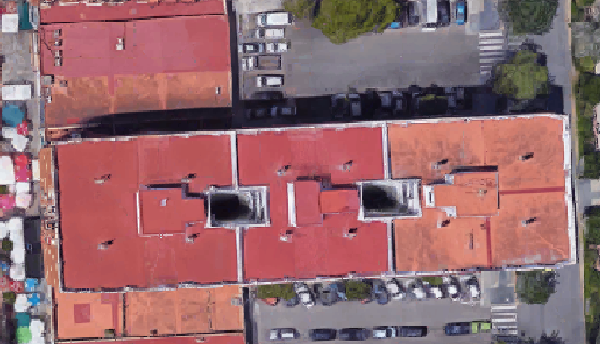
#> input picture Detection/img/im4 - Copie.tif, 600 x 344 px
$ python -i OpMorphologique.py   (imports and definitions only)
#> lines starting #> are read from the running program, lines starting #| are printed output that depends on the picture; after the words box and inside, x2 and y2 are one past the last pixel; in counts of white or black regions, pixels touching at a corner belong together
import cv2
import numpy as np
from matplotlib import pyplot as plt

def morphologique(img):

#> called with img = '../Detection/img/im4 - Copie.tif'
    frame = cv2.imread(img)
#> frame is the input picture: shape (344, 600, 3); mean B, G, R 109.2, 104.7, 148
    fichier = open("Traitement/etapesTraitement.txt", "w")
    frame1 = cv2.cvtColor(frame, cv2.COLOR_BGR2RGB)
    l = ['<b style = color:blue;>Appliquer des opérations morphologiques<b>',"lecture d'image"  ]
    l.append("Transfomation de RGB vers HSV")
    hsv = cv2.cvtColor(frame, cv2.COLOR_BGR2HSV)
#> hsv: shape (344, 600, 3); mean H, S, V 109.7, 82.7, 152.2
    l.append("Transfomation de RGB vers HSV")
    lower_red = np.array([20,100,50])
    upper_red = np.array([170,255,150])
    l.append("Definir un seuil min et max pour le masque")

    #filtre

    mask = cv2.inRange(hsv, lower_red, upper_red)
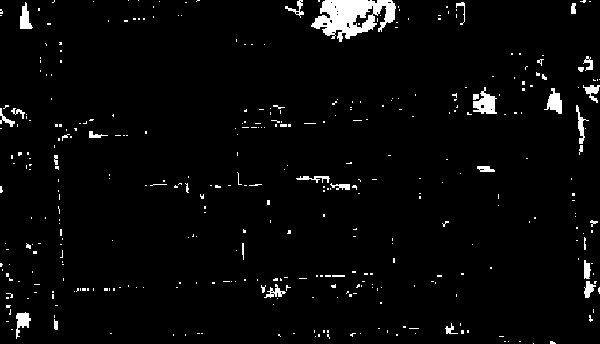
#> mask: shape (344, 600); 3.2% white; 383 white regions (345 under 20 px), largest, box (x1, y1, x2, y2) and area: (311, 0, 396, 42) 2069, (473, 87, 497, 114) 357, (544, 88, 562, 114) 254
    l.append("Création de masque")
    res = cv2.bitwise_and(frame, frame, mask = mask)
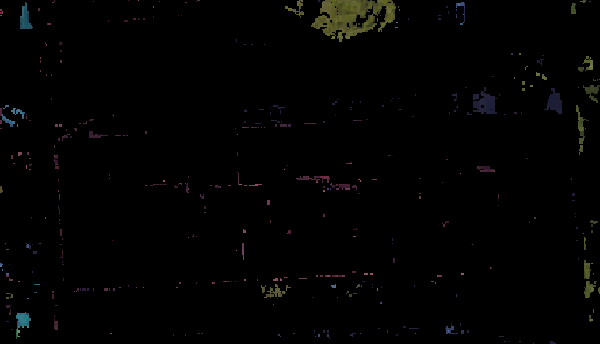
#> res: shape (344, 600, 3); mean B, G, R 1.8, 2.2, 2.3
    l.append("Applique le masque sur l'image originale")

    #transformations morphologiques
    kernel = np.ones((5,5) ,np.uint8)

    erosion = cv2.erode(mask, kernel, iterations = 1)
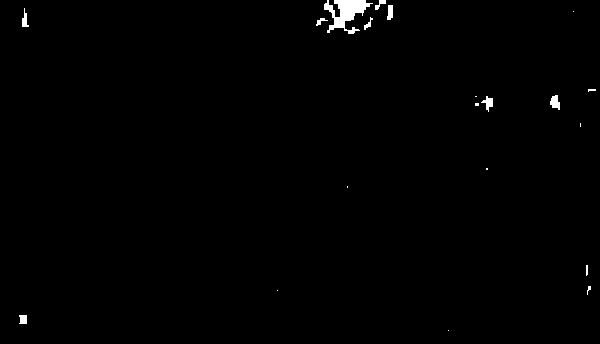
#> erosion: shape (344, 600); 0.68% white; 20 white regions (10 under 20 px), largest, box (x1, y1, x2, y2) and area: (324, 0, 373, 34) 778, (550, 95, 560, 110) 102, (481, 96, 493, 112) 90
    dilation = cv2.dilate(mask, kernel, iterations = 1)
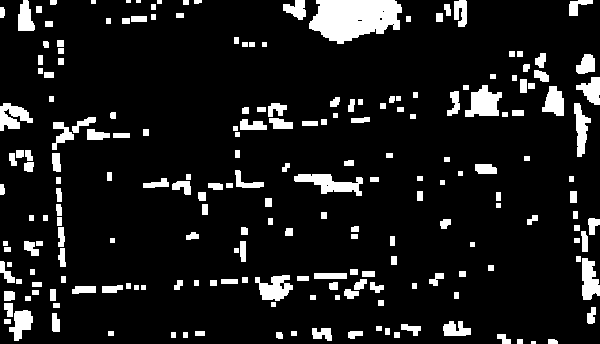
#> dilation: shape (344, 600); 10.6% white; 209 white regions (3 under 20 px), largest, box (x1, y1, x2, y2) and area: (309, 0, 402, 44) 2994, (294, 174, 363, 196) 762, (465, 85, 502, 117) 749

    opening = cv2.morphologyEx(mask, cv2.MORPH_OPEN, kernel)
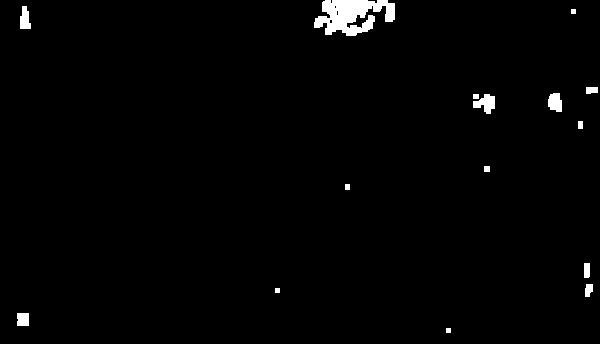
#> opening: shape (344, 600); 1.5% white; 15 white regions, largest, box (x1, y1, x2, y2) and area: (314, 0, 395, 36) 1827, (473, 94, 495, 114) 266, (548, 93, 562, 112) 218
    closing = cv2.morphologyEx(mask, cv2.MORPH_CLOSE, kernel)
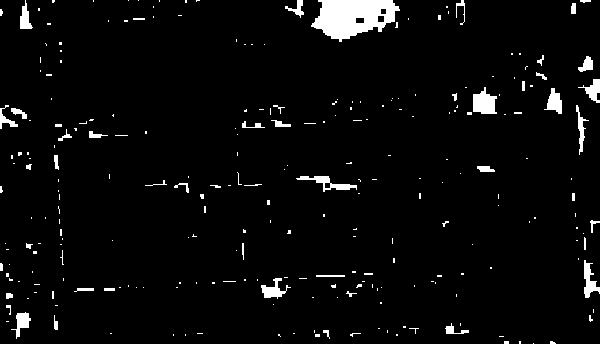
#> closing: shape (344, 600); 3.8% white; 258 white regions (208 under 20 px), largest, box (x1, y1, x2, y2) and area: (311, 0, 400, 42) 2431, (473, 87, 497, 114) 448, (296, 176, 357, 192) 320
    l.append("Applique les transformation morphologique sur l'image masqué")

    l.append("Affichage de résultats")

    fichier.write(str(len(l))+"\n")

    for i in l:
        fichier.write(str(i)+"\n")
    fichier.close()

    plt.subplot(2,3,1),plt.imshow(frame1)
    plt.title('Original'), plt.xticks([]), plt.yticks([])
    plt.subplot(2,3,2),plt.imshow(res,cmap = 'hsv')
    plt.title('Image filtré'), plt.xticks([]), plt.yticks([])
    plt.subplot(2,3,3),plt.imshow(erosion,cmap = 'gray')
    plt.title('Erosion'), plt.xticks([]), plt.yticks([])
    plt.subplot(2,3,4),plt.imshow(dilation,cmap = 'gray')
    plt.title('Dilation'), plt.xticks([]), plt.yticks([])
    plt.subplot(2,3,5),plt.imshow(opening,cmap = 'gray')
    plt.title('Opening'), plt.xticks([]), plt.yticks([])
    plt.subplot(2,3,6),plt.imshow(closing,cmap = 'gray')
    plt.title('Closing'), plt.xticks([]), plt.yticks([])
    plt.show()
#> figure, not shown here; B, G, R data is drawn as R, G, B

>>> result = morphologique('../Detection/img/im4 - Copie.tif')

$ run again, on Detection/img/im4.tif
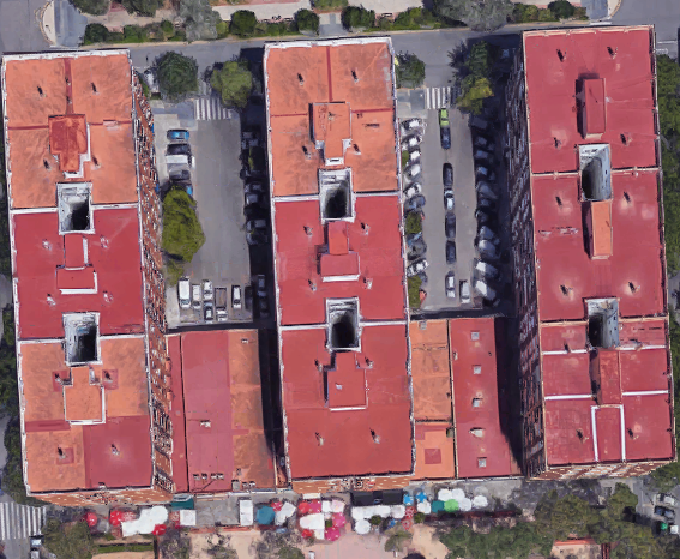
#> input picture Detection/img/im4.tif, 680 x 559 px
#> in morphologique, frame is the input picture: shape (559, 680, 3); mean B, G, R 105.5, 100.2, 143.9
#> hsv: shape (559, 680, 3); mean H, S, V 111.1, 84, 147.5
#> in morphologique, `mask = cv2.inRange(hsv, lower_red, upper_red)`:
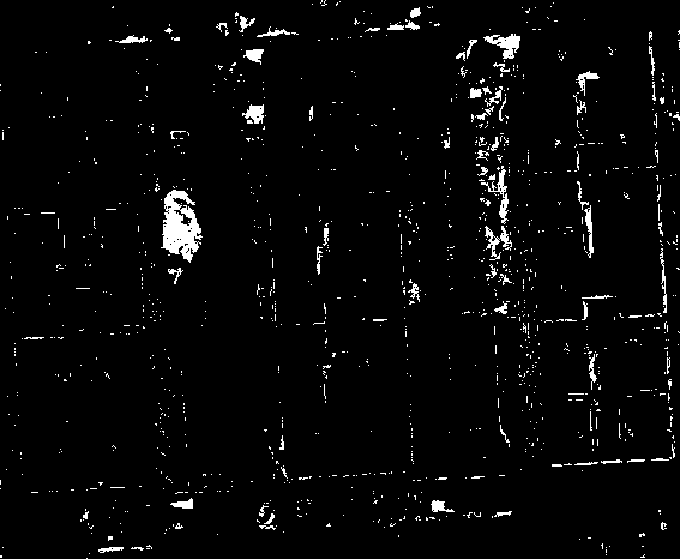
#> mask: shape (559, 680); 3.1% white; 1146 white regions (1052 under 20 px), largest, box (x1, y1, x2, y2) and area: (161, 190, 203, 263) 1726, (483, 34, 520, 59) 429, (481, 166, 509, 224) 368
#> erosion: shape (559, 680); 0.27% white; 33 white regions (23 under 20 px), largest, box (x1, y1, x2, y2) and area: (165, 210, 193, 251) 486, (502, 38, 518, 47) 88, (248, 51, 261, 59) 64
#> dilation: shape (559, 680); 13.7% white; 476 white regions, largest, box (x1, y1, x2, y2) and area: (473, 131, 534, 287) 4129, (159, 184, 205, 265) 2662, (612, 173, 680, 335) 1730
#> opening: shape (559, 680); 0.82% white; 23 white regions, largest, box (x1, y1, x2, y2) and area: (163, 191, 201, 253) 1412, (499, 36, 520, 49) 226, (247, 106, 263, 124) 183
#> in morphologique, `closing = cv2.morphologyEx(mask, cv2.MORPH_CLOSE, kernel)`:
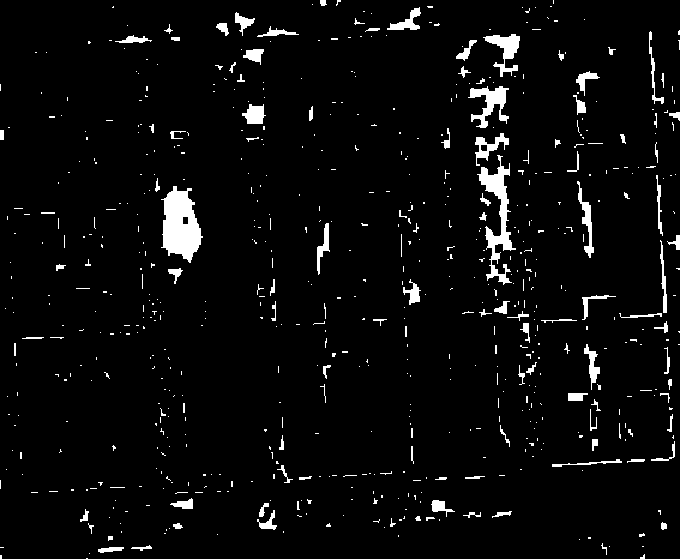
#> closing: shape (559, 680); 4.2% white; 664 white regions (549 under 20 px), largest, box (x1, y1, x2, y2) and area: (161, 186, 203, 263) 2062, (477, 155, 516, 285) 1536, (468, 86, 509, 128) 757

$ run again, on Detection/img/im5.tif
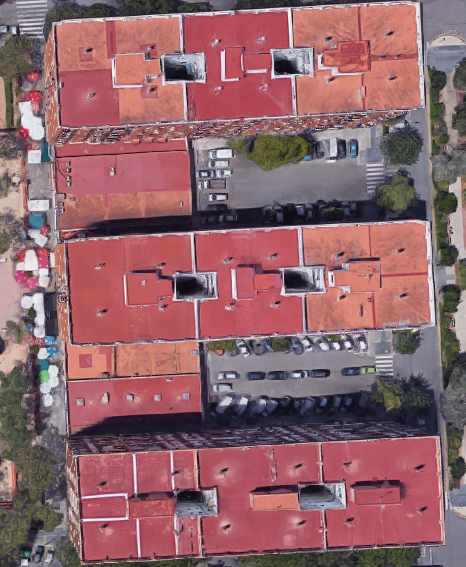
#> input picture Detection/img/im5.tif, 466 x 567 px
#> in morphologique, frame is the input picture: shape (567, 466, 3); mean B, G, R 105.4, 100.2, 143.9
#> hsv: shape (567, 466, 3); mean H, S, V 111.1, 84, 147.5
#> in morphologique, `mask = cv2.inRange(hsv, lower_red, upper_red)`:
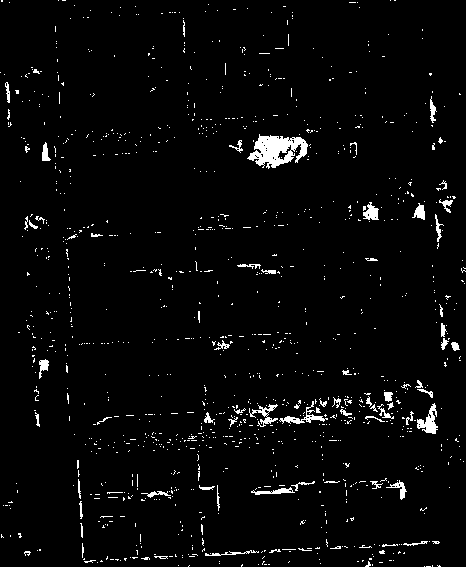
#> mask: shape (567, 466); 3.1% white; 1146 white regions (1079 under 20 px), largest, box (x1, y1, x2, y2) and area: (247, 134, 308, 169) 1203, (417, 403, 438, 434) 304, (279, 401, 328, 424) 253
#> erosion: shape (567, 466); 0.19% white; 20 white regions (15 under 20 px), largest, box (x1, y1, x2, y2) and area: (261, 138, 288, 161) 255, (427, 420, 434, 431) 49, (417, 207, 423, 216) 31, (370, 208, 376, 216) 30, (257, 143, 264, 152) 21
#> dilation: shape (567, 466); 16.1% white; 390 white regions, largest, box (x1, y1, x2, y2) and area: (136, 383, 357, 516) 5574, (245, 132, 313, 171) 1938, (357, 378, 435, 426) 1631
#> opening: shape (567, 466); 0.61% white; 13 white regions, largest, box (x1, y1, x2, y2) and area: (255, 136, 290, 166) 697, (291, 137, 307, 156) 172, (425, 418, 436, 433) 137
#> in morphologique, `closing = cv2.morphologyEx(mask, cv2.MORPH_CLOSE, kernel)`:
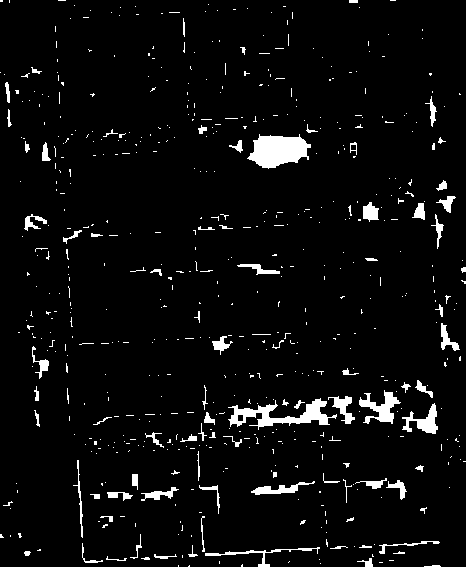
#> closing: shape (567, 466); 4.5% white; 598 white regions (510 under 20 px), largest, box (x1, y1, x2, y2) and area: (247, 134, 311, 169) 1482, (228, 398, 337, 430) 1239, (359, 390, 401, 424) 611
